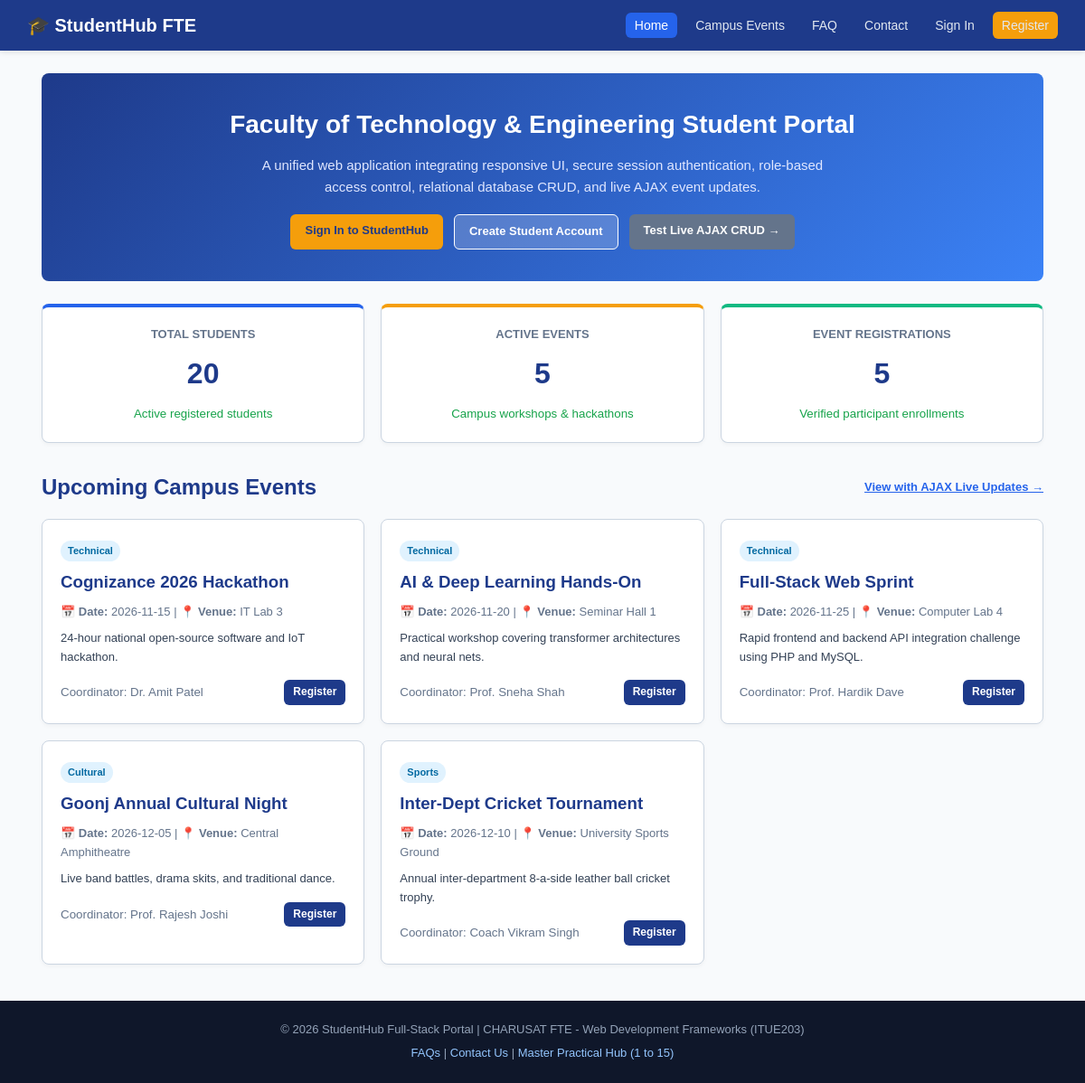
The page / on the database its author committed.
### tables this page shows
CREATE TABLE `events` (
  `id` INT(11) NOT NULL AUTO_INCREMENT,
  `title` VARCHAR(150) NOT NULL,
  `category` VARCHAR(50) NOT NULL,
  `event_date` DATE NOT NULL,
  `event_time` TIME NOT NULL,
  `venue` VARCHAR(100) NOT NULL,
  `coordinator` VARCHAR(100) NOT NULL,
  `max_seats` INT(11) NOT NULL DEFAULT 100,
  `description` TEXT,
  `poster_image` VARCHAR(255) DEFAULT '',
  `status` ENUM('Upcoming', 'Ongoing', 'Completed', 'Cancelled') DEFAULT 'Upcoming',
  `created_at` TIMESTAMP DEFAULT CURRENT_TIMESTAMP,
  PRIMARY KEY (`id`)
);

### index.php (the view, shortened to what this page needs)
<?php
require_once 'db.php';
$isLoggedIn = isset($_SESSION['user_id']);
$userRole   = $_SESSION['role'] ?? 'guest';
$eventsQuery = "SELECT * FROM events ORDER BY event_date ASC LIMIT 6";
$eventsResult = mysqli_query($conn, $eventsQuery);
$stdCount = mysqli_fetch_assoc(mysqli_query($conn, "SELECT COUNT(*) AS c FROM students"))['c'] ?? 0;
$evCount  = mysqli_fetch_assoc(mysqli_query($conn, "SELECT COUNT(*) AS c FROM events"))['c'] ?? 0;
$regCount = mysqli_fetch_assoc(mysqli_query($conn, "SELECT COUNT(*) AS c FROM registrations"))['c'] ?? 0;
?>
<!DOCTYPE html>
<html lang="en">
<head>
    <link rel="stylesheet" href="style.css">
</head>
<body>
    <header>
        <div class="nav-wrap">
            <a href="index.php" class="brand">🎓 StudentHub FTE</a>
            <nav>
                <ul class="nav-links">
                    <li><a href="index.php" class="active">Home</a></li>
                    <li><a href="#events-section">Campus Events</a></li>
                    <li><a href="faq.html">FAQ</a></li>
                    <li><a href="contact.php">Contact</a></li>
                    <?php if ($isLoggedIn): ?>
                        <?php if ($userRole === 'admin'): ?>
                            <li><a href="admin_dashboard.php">Admin Panel</a></li>
                            <li><a href="student_crud.php">Students</a></li>
                            <li><a href="event_crud.php">Events CRUD</a></li>
                        <?php else: ?>
                            <li><a href="student_dashboard.php">My Dashboard</a></li>
                        <?php endif; ?>
                        <li><a href="logout.php" class="btn-nav-logout">Logout (<?php echo htmlspecialchars($_SESSION['username']); ?>)</a></li>
                    <?php else: ?>
                        <li><a href="login.php">Sign In</a></li>
                        <li><a href="register.php" class="btn btn-accent" style="padding: 4px 10px;">Register</a></li>
                    <?php endif; ?>
                </ul>
            </nav>
        </div>
    </header>
    <main class="container">
        <section class="hero-box">
            <h1>Faculty of Technology & Engineering Student Portal</h1>
            <p>A unified web application integrating responsive UI, secure session authentication, role-based access control, relational database CRUD, and live AJAX event updates.</p>
            <div style="display: flex; justify-content: center; gap: 12px; flex-wrap: wrap;">
                <?php if ($isLoggedIn): ?>
                    <a href="<?php echo $userRole === 'admin' ? 'admin_dashboard.php' : 'student_dashboard.php'; ?>" class="btn btn-accent">Open My Dashboard &rarr;</a>
                <?php else: ?>
                    <a href="login.php" class="btn btn-accent">Sign In to StudentHub</a>
                    <a href="register.php" class="btn btn-primary" style="background: rgba(255,255,255,0.2); border: 1px solid white;">Create Student Account</a>
                <?php endif; ?>
                <a href="ajax_events.html" class="btn btn-secondary">Test Live AJAX CRUD &rarr;</a>
            </div>
        </section>
        <div class="grid-3" style="margin-bottom: 30px;">
            <div class="card" style="text-align: center; border-top: 4px solid #2563eb;">
                <h3 style="font-size: 13px; color: #64748b; text-transform: uppercase;">Total Students</h3>
                <p style="font-size: 32px; font-weight: bold; color: #1e3a8a; margin: 4px 0;"><?php echo $stdCount; ?></p>
                <small style="color: #16a34a;">Active registered students</small>
            </div>
            <div class="card" style="text-align: center; border-top: 4px solid #f59e0b;">
                <h3 style="font-size: 13px; color: #64748b; text-transform: uppercase;">Active Events</h3>
                <p style="font-size: 32px; font-weight: bold; color: #1e3a8a; margin: 4px 0;"><?php echo $evCount; ?></p>
                <small style="color: #16a34a;">Campus workshops & hackathons</small>
            </div>
            <div class="card" style="text-align: center; border-top: 4px solid #10b981;">
                <h3 style="font-size: 13px; color: #64748b; text-transform: uppercase;">Event Registrations</h3>
                <p style="font-size: 32px; font-weight: bold; color: #1e3a8a; margin: 4px 0;"><?php echo $regCount; ?></p>
                <small style="color: #16a34a;">Verified participant enrollments</small>
            </div>
        </div>
        <section id="events-section">
            <div style="display: flex; justify-content: space-between; align-items: center; margin-bottom: 15px;">
                <h2 style="color: #1e3a8a;">Upcoming Campus Events</h2>
                <a href="ajax_events.html" style="font-size: 13px; color: #2563eb; font-weight: bold;">View with AJAX Live Updates &rarr;</a>
            </div>
            <div class="grid-3">
                <?php if ($eventsResult && mysqli_num_rows($eventsResult) > 0): ?>
                    <?php while ($ev = mysqli_fetch_assoc($eventsResult)): ?>
                        <div class="card">
                            <span class="badge" style="background: #e0f2fe; color: #0369a1; margin-bottom: 8px;"><?php echo htmlspecialchars($ev['category']); ?></span>
                            <h3><?php echo htmlspecialchars($ev['title']); ?></h3>
                            <p style="font-size: 13px; color: #64748b; margin-bottom: 8px;">
                                📅 <strong>Date:</strong> <?php echo htmlspecialchars($ev['event_date']); ?> | 📍 <strong>Venue:</strong> <?php echo htmlspecialchars($ev['venue']); ?>
                            </p>
                            <p style="font-size: 13px; color: #334155; margin-bottom: 15px;">
                                <?php echo htmlspecialchars($ev['description'] ?? 'Join your fellow students for this campus event.'); ?>
                            </p>
                            <div style="display: flex; justify-content: space-between; align-items: center;">
                                <small style="color: #64748b;">Coordinator: <?php echo htmlspecialchars($ev['coordinator']); ?></small>
                                <a href="login.php" class="btn btn-primary" style="font-size: 12px; padding: 4px 10px;">Register</a>
                            </div>
                        </div>
                    <?php endwhile; ?>
                <?php else: ?>
                    <p style="color: #64748b; grid-column: 1/-1;">No events currently listed.</p>
                <?php endif; ?>
            </div>
        </section>
    </main>
    <footer>
        <p>&copy; 2026 StudentHub Full-Stack Portal | CHARUSAT FTE - Web Development Frameworks (ITUE203)</p>
        <p style="margin-top: 6px;">
            <a href="faq.html">FAQs</a> |
            <a href="contact.php">Contact Us</a> |
            <a href="../index.html">Master Practical Hub (1 to 15)</a>
        </p>
    </footer>
</body>
</html>

### style.css (style rules this page uses)
:root { --primary: #1e3a8a; --primary-hover: #2563eb; --accent: #f59e0b; --bg-page: #f8fafc; --bg-card: #ffffff; --text-main: #0f172a; --text-muted: #64748b; --border-color: #cbd5e1; --radius: 6px; }
* { box-sizing: border-box; margin: 0; padding: 0; }
body { font-family: Arial, sans-serif; background: var(--bg-page); color: var(--text-main); line-height: 1.6; }
header { background: var(--primary); color: white; padding: 12px 20px; position: sticky; top: 0; z-index: 50; box-shadow: 0 2px 6px rgba(0,0,0,0.1); }
.nav-wrap { max-width: 1140px; margin: auto; display: flex; justify-content: space-between; align-items: center; flex-wrap: wrap; gap: 10px; }
.brand { font-size: 20px; font-weight: bold; color: white; text-decoration: none; }
.nav-links { display: flex; list-style: none; gap: 10px; align-items: center; }
.nav-links a { color: #e2e8f0; text-decoration: none; font-size: 14px; font-weight: 500; padding: 6px 10px; border-radius: var(--radius); }
.nav-links a:hover, .nav-links a.active { background: var(--primary-hover); color: white; }
.container { max-width: 1140px; margin: 25px auto; padding: 0 16px; min-height: 70vh; }
.hero-box { background: linear-gradient(135deg, #1e3a8a 0%, #3b82f6 100%); color: white; padding: 35px 25px; border-radius: 8px; text-align: center; margin-bottom: 25px; }
.hero-box h1 { font-size: 28px; margin-bottom: 10px; }
.hero-box p { font-size: 15px; max-width: 650px; margin: 0 auto 18px; color: #e0e7ff; }
.btn { display: inline-block; padding: 8px 16px; border-radius: var(--radius); font-size: 13px; font-weight: bold; cursor: pointer; border: none; text-decoration: none; }
.btn-primary { background: var(--primary); color: white; }
.btn-accent { background: var(--accent); color: #1e3a8a; }
.btn-secondary { background: #64748b; color: white; }
.grid-3 { display: grid; grid-template-columns: repeat(auto-fit, minmax(280px, 1fr)); gap: 18px; margin-bottom: 25px; }
.card { background: var(--bg-card); border: 1px solid var(--border-color); border-radius: 8px; padding: 20px; box-shadow: 0 2px 5px rgba(0,0,0,0.04); }
.card h2, .card h3 { color: var(--primary); margin-bottom: 8px; }
.badge { display: inline-block; padding: 3px 8px; border-radius: 12px; font-size: 11px; font-weight: bold; }
footer { background: #0f172a; color: #94a3b8; text-align: center; padding: 22px 15px; font-size: 13px; margin-top: 40px; }
footer a { color: #93c5fd; text-decoration: none; }

### rows shown on the page
events: category "Technical", title "Cognizance 2026 Hackathon", event_date "2026-11-15", venue "IT Lab 3", description "24-hour national open-source software and IoT hackathon.", coordinator "Dr. Amit Patel"
events: category "Technical", title "AI & Deep Learning Hands-On", event_date "2026-11-20", venue "Seminar Hall 1", description "Practical workshop covering transformer architectures and neural nets.", coordinator "Prof. Sneha Shah"
events: category "Technical", title "Full-Stack Web Sprint", event_date "2026-11-25", venue "Computer Lab 4", description "Rapid frontend and backend API integration challenge using PHP and MySQL.", coordinator "Prof. Hardik Dave"
events: category "Cultural", title "Goonj Annual Cultural Night", event_date "2026-12-05", venue "Central Amphitheatre", description "Live band battles, drama skits, and traditional dance.", coordinator "Prof. Rajesh Joshi"
events: category "Sports", title "Inter-Dept Cricket Tournament", event_date "2026-12-10", venue "University Sports Ground", description "Annual inter-department 8-a-side leather ball cricket trophy.", coordinator "Coach Vikram Singh"

### other values the page prints
$stdCount "20"
$evCount "5"
$regCount "5"
